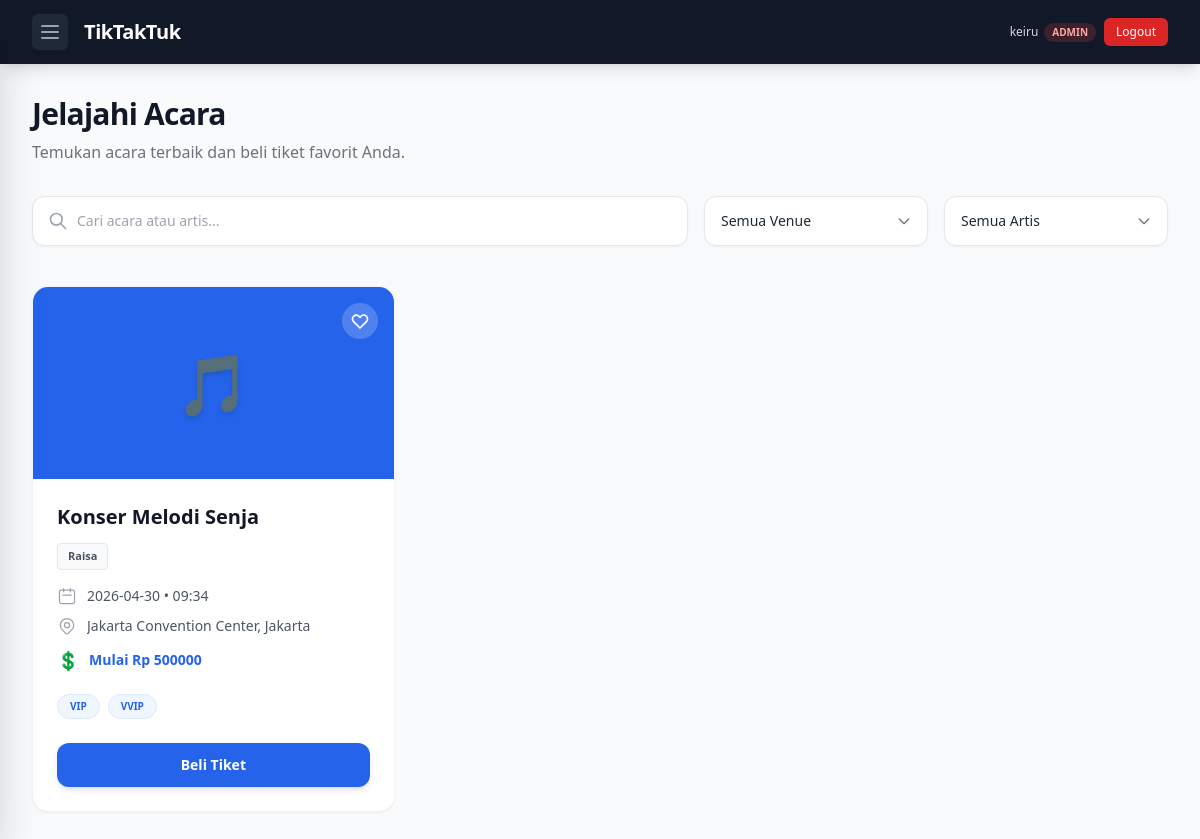
/events/ (signed in), run on the app's committed database.
### ticketing/models/user.py (models this page shows, shortened)
class CustomUser(AbstractUser):
    class RoleChoices(models.TextChoices):
        ADMIN = 'ADMIN', 'Admin'
        ORGANIZER = 'ORGANIZER', 'Organizer'
        CUSTOMER = 'CUSTOMER', 'Customer'
    id = models.UUIDField(primary_key=True, default=uuid.uuid4, editable=False)
    role = models.CharField(
        max_length=20,
        choices=RoleChoices.choices,
        default=RoleChoices.CUSTOMER,
    )
    phone_number = models.CharField(max_length=30, blank=True, default='')
    class Meta:
        db_table = 'custom_user'

### ticketing/models/event.py (models this page shows, shortened)
class Event(models.Model):
    class CategoryChoices(models.TextChoices):
        MUSIC = 'Music', 'Music'
        SPORTS = 'Sports', 'Sports'
        THEATER = 'Theater', 'Theater'
        CONFERENCE = 'Conference', 'Conference'
        FESTIVAL = 'Festival', 'Festival'
        OTHER = 'Other', 'Other'
    class StatusChoices(models.TextChoices):
        SCHEDULED = 'Scheduled', 'Scheduled'
        ONGOING = 'Ongoing', 'Ongoing'
        FINISHED = 'Finished', 'Finished'
        CANCELED = 'Canceled', 'Canceled'
    id = models.UUIDField(primary_key=True, default=uuid.uuid4, editable=False)
    venue = models.ForeignKey(
        Venue,
        on_delete=models.CASCADE,
        related_name='events',
    )
    organizer = models.ForeignKey(
        settings.AUTH_USER_MODEL,
        on_delete=models.CASCADE,
        related_name='organized_events',
    )
    title = models.CharField(max_length=255)
    description = models.TextField(blank=True, default='')
    category = models.CharField(
        max_length=50,
        choices=CategoryChoices.choices,
        default=CategoryChoices.OTHER,
    )
    status = models.CharField(
        max_length=50,
        choices=StatusChoices.choices,
        default=StatusChoices.SCHEDULED,
    )
    start_date = models.DateTimeField()
    end_date = models.DateTimeField()
    class Meta:
        ordering = ['start_date']
        db_table = 'event'

### ticketing/models/artist.py (models this page shows, shortened)
class Event_Artist(models.Model):
    id = models.UUIDField(primary_key=True, default=uuid.uuid4, editable=False)
    event = models.ForeignKey(
        Event,
        on_delete=models.CASCADE,
        related_name='event_artists',
        db_column='event_id',
    )
    artist = models.ForeignKey(
        Artist,
        on_delete=models.CASCADE,
        related_name='event_artists',
        db_column='artist_id',
    )
    role = models.CharField(max_length=100, blank=True, default='')
    class Meta:
        verbose_name = 'Event Artist'
        verbose_name_plural = 'Event Artists'
        unique_together = ('event', 'artist')
        db_table = 'event_artist'

class Artist(models.Model):
    artist_id = models.UUIDField(primary_key=True, default=uuid.uuid4, editable=False)
    name = models.CharField(max_length=100, blank=False, null=False)
    genre = models.CharField(max_length=100, blank=True, default='')
    class Meta:
        ordering = ['name']
        db_table = 'artist'

### ticketing/models/venue.py (models this page shows, shortened)
class Venue(models.Model):
    id = models.UUIDField(primary_key=True, default=uuid.uuid4, editable=False)
    name = models.CharField(max_length=255)
    capacity = models.IntegerField(
        validators=[MinValueValidator(1, message="Capacity must be greater than 0.")]
    )
    address = models.TextField()
    city = models.CharField(max_length=255)
    has_reserved_seating = models.BooleanField(default=False)
    class Meta:
        ordering = ['name']
        db_table = 'venue'

### ticketing/models/ticket_category.py (models this page shows, shortened)
class Ticket_Category(models.Model):
    category_id = models.UUIDField(primary_key=True, default=uuid.uuid4, editable=False)
    category_name = models.CharField(max_length=50)
    quota = models.IntegerField(
        validators=[MinValueValidator(1, message="Quota must be greater than 0.")]
    )
    price = models.DecimalField(
        max_digits=12,
        decimal_places=2,
        validators=[MinValueValidator(0, message="Price must be >= 0.")],
    )
    tevent = models.ForeignKey(
        Event,
        on_delete=models.CASCADE,
        related_name='ticket_categories',
        db_column='tevent_id',
    )
    class Meta:
        verbose_name = 'Ticket Category'
        verbose_name_plural = 'Ticket Categories'
        ordering = ['tevent__title', 'category_name']
        db_table = 'ticket_category'

### ticketing/views.py (the view, shortened to what this page needs)
# urls.py: path('', views.event_list, name='event_list'),
@login_required
def event_list(request):
    events = (
        Event.objects
        .select_related('venue', 'organizer')
        .prefetch_related('event_artists__artist', 'ticket_categories')
        .annotate(min_price=Min('ticket_categories__price'))
        .all()
        .order_by('start_date')
    )
    query = request.GET.get('q', '').strip()
    venue_filter = request.GET.get('venue', '').strip()
    artist_filter = request.GET.get('artist', '').strip()
    if venue_filter:
        events = events.filter(venue_id=venue_filter)
    if artist_filter:
        events = events.filter(event_artists__artist_id=artist_filter)
    total_events = events.count()
    scheduled_count = events.filter(status=Event.StatusChoices.SCHEDULED).count()
    ongoing_count = events.filter(status=Event.StatusChoices.ONGOING).count()
    context = {
        'events': events,
        'venues': Venue.objects.all().order_by('name'),
        'artists': Artist.objects.all().order_by('name'),
        'query': query,
        'venue_filter': venue_filter,
        'artist_filter': artist_filter,
        'total_events': total_events,
        'scheduled_count': scheduled_count,
        'ongoing_count': ongoing_count,
        'can_manage': _is_admin_or_organizer(request.user),
        'user_role': request.user.role,
    }
    return render(request, 'ticketing/event_list.html', context)

### ticketing/views.py (called while the page is built)
def _is_admin_or_organizer(user):
    return user.is_authenticated and user.role in ('ADMIN', 'ORGANIZER')

### ticketing/templates/ticketing/event_list.html (shortened to what this page needs)
{% extends "base.html" %}
{% block content %}
<div class="max-w-7xl mx-auto px-4 sm:px-6 lg:px-8 py-8">
    <div class="mb-8 text-center sm:text-left">
        <h1 class="text-3xl font-extrabold text-gray-900 tracking-tight">Jelajahi Acara</h1>
        <p class="text-base text-gray-500 mt-2">Temukan acara terbaik dan beli tiket favorit Anda.</p>
    </div>
    <form method="get" class="mb-10 flex flex-col md:flex-row gap-4">
        <div class="relative flex-1">
            <div class="absolute inset-y-0 left-0 pl-4 flex items-center pointer-events-none">
            </div>
            <input type="text"
                   name="q"
                   value="{{ query }}"
                   placeholder="Cari acara atau artis..."
                   class="block w-full pl-11 pr-4 py-3.5 border border-gray-200 rounded-xl text-sm focus:ring-blue-500 focus:border-blue-500 bg-white shadow-sm transition-shadow hover:shadow-md">
        </div>
        <div class="relative w-full md:w-56">
            <select name="venue"
                    onchange="this.form.submit()"
                    class="block w-full px-4 py-3.5 border border-gray-200 rounded-xl text-sm focus:ring-blue-500 focus:border-blue-500 bg-white shadow-sm transition-shadow hover:shadow-md appearance-none">
                <option value="">Semua Venue</option>
            </select>
            <div class="pointer-events-none absolute inset-y-0 right-0 flex items-center px-4 text-gray-500">
            </div>
        </div>
        <div class="relative w-full md:w-56">
            <select name="artist"
                    onchange="this.form.submit()"
                    class="block w-full px-4 py-3.5 border border-gray-200 rounded-xl text-sm focus:ring-blue-500 focus:border-blue-500 bg-white shadow-sm transition-shadow hover:shadow-md appearance-none">
                <option value="">Semua Artis</option>
            </select>
            <div class="pointer-events-none absolute inset-y-0 right-0 flex items-center px-4 text-gray-500">
            </div>
        </div>
    </form>
    <div class="grid grid-cols-1 md:grid-cols-2 lg:grid-cols-3 gap-6">
        {% for event in events %}
        <div class="bg-white rounded-2xl border border-gray-100 shadow-sm hover:shadow-xl transition-all duration-300 overflow-hidden flex flex-col h-full group">
            <div class="relative h-48 bg-blue-600 flex items-center justify-center shrink-0">
                <span class="text-6xl filter drop-shadow-md transform group-hover:scale-110 transition-transform duration-300">
                </span>
                <button class="absolute top-4 right-4 p-2 bg-white/20 hover:bg-white/40 backdrop-blur-sm rounded-full text-white transition-colors">
                    <svg class="w-5 h-5" fill="none" stroke="currentColor" viewBox="0 0 24 24">
                        <path stroke-linecap="round" stroke-linejoin="round" stroke-width="2" d="M4.318 6.318a4.5 4.5 0 000 6.364L12 20.364l7.682-7.682a4.5 4.5 0 00-6.364-6.364L12 7.636l-1.318-1.318a4.5 4.5 0 00-6.364 0z"></path>
                    </svg>
                </button>
            </div>
            <div class="p-6 flex flex-col flex-grow">
                <h3 class="text-xl font-bold text-gray-900 mb-3 line-clamp-2">{{ event.title }}</h3>
                <div class="flex flex-wrap gap-2 mb-4">
                    {% for ea in event.event_artists.all %}
                        <span class="inline-flex items-center px-2.5 py-1 rounded border border-gray-200 bg-gray-50 text-[11px] font-semibold text-gray-600">
                            {{ ea.artist.name }}
                        </span>
                    {% empty %}
                        <span class="inline-flex items-center px-2.5 py-1 rounded border border-gray-200 bg-gray-50 text-[11px] font-semibold text-gray-500 italic">
                            Belum ada artis
                        </span>
                    {% endfor %}
                </div>
                <div class="space-y-2.5 mb-5 text-sm text-gray-600">
                    <div class="flex items-start gap-2.5">
                        <svg class="w-5 h-5 text-gray-400 shrink-0" fill="none" stroke="currentColor" viewBox="0 0 24 24"><path stroke-linecap="round" stroke-linejoin="round" stroke-width="1.5" d="M8 7V3m8 4V3m-9 8h10M5 21h14a2 2 0 002-2V7a2 2 0 00-2-2H5a2 2 0 00-2 2v12a2 2 0 002 2z"></path></svg>
                        <p>{{ event.start_date|date:"Y-m-d • H:i" }}</p>
                    </div>
                    <div class="flex items-start gap-2.5">
                        <p class="line-clamp-2">{{ event.venue.name }}, {{ event.venue.city }}</p>
                    </div>
                    <div class="flex items-center gap-2.5 font-bold text-blue-600">
                        <span class="text-lg">💲</span>
                        <p>Mulai Rp {{ event.min_price|default:"-"|floatformat:0 }}</p>
                    </div>
                </div>
                <div class="flex flex-wrap gap-2 mb-6 mt-auto">
                    {% for cat in event.ticket_categories.all %}
                        <span class="inline-flex items-center px-3 py-1 rounded-full text-[10px] font-bold bg-blue-50 text-blue-600 border border-blue-100">
                            {{ cat.category_name }}
                        </span>
                    {% empty %}
                        <span class="inline-flex items-center px-3 py-1 rounded-full text-[10px] font-bold bg-gray-50 text-gray-500 border border-gray-200">
                            Tiket belum tersedia
                        </span>
                    {% endfor %}
                </div>
                <a href="{% url 'orders:checkout' event.id %}"
                   class="mt-auto block w-full text-center px-4 py-3 bg-blue-600 hover:bg-blue-700 text-white text-sm font-bold rounded-xl transition-colors shadow-md hover:shadow-lg focus:ring-4 focus:ring-blue-100">
                    Beli Tiket
                </a>
            </div>
        </div>
        {% endfor %}
    </div>
</div>
{% endblock %}

### templates/base.html (shortened to what this page needs)
<!DOCTYPE html>
<html lang="en" class="h-full">
<head>
    <script src="https://cdn.tailwindcss.com"></script>
</head>
<body class="h-full bg-gray-50 text-gray-800">
    {% if show_navbar|default:True %}
    <nav class="sticky top-0 z-50 bg-gray-900 shadow-lg">
        <div class="max-w-7xl mx-auto px-4 sm:px-6 lg:px-8">
            <div class="flex items-center justify-between h-16">
                <div class="flex-shrink-0 flex items-center">
                    {% if user.is_authenticated and user.role in 'ADMIN,ORGANIZER' %}
                    <button id="drawer-toggle" class="mr-4 text-gray-400 hover:text-white focus:outline-none bg-gray-800 hover:bg-gray-700 p-1.5 rounded-md transition">
                        <svg class="h-6 w-6" fill="none" viewBox="0 0 24 24" stroke="currentColor">
                            <path stroke-linecap="round" stroke-linejoin="round" stroke-width="2" d="M4 6h16M4 12h16M4 18h16"/>
                        </svg>
                    </button>
                    {% endif %}
                    <a href="{% if user.is_authenticated %}{% url 'core:dashboard' %}{% else %}/{% endif %}" class="flex items-center space-x-2 text-white text-lg font-bold tracking-tight">
                        <span class="text-xl">TikTakTuk</span>
                    </a>
                </div>
                <div class="hidden lg:flex lg:items-center lg:space-x-2">
                    {% if user.is_authenticated %}
                        <div class="flex items-center space-x-1.5 ml-2">
                            <span class="text-gray-300 text-xs">{{ user.username }}</span>
                            <span class="inline-flex items-center px-2 py-0.5 rounded-full text-[10px] font-semibold
                                {% if user.role == 'ADMIN' %} bg-red-500/20 text-red-300
                                {% elif user.role == 'ORGANIZER' %} bg-amber-500/20 text-amber-300
                                {% else %} bg-indigo-500/20 text-indigo-300
                                {% endif %}">{{ user.role }}
                            </span>
                        </div>
                        <a href="{% url 'authentication:logout' %}" class="ml-2 px-3 py-1.5 rounded-md text-xs font-medium text-white bg-red-600 hover:bg-red-700 transition">Logout</a>
                    {% endif %}
                </div>
            </div>
        </div>
    </nav>
    {% endif %}
    <main>
        {% block content %}{% endblock %}
    </main>
</body>
</html>

### data on the page
CustomUser: username "keiru", role "ADMIN"
Event: title "Konser Melodi Senja", start_date "2026-04-30 • 09:34", venue.name "Jakarta Convention Center", venue.city "Jakarta", min_price "500000"
Event_Artist: artist.name "Raisa"
Ticket_Category: category_name "VIP"
Ticket_Category: category_name "VVIP"
